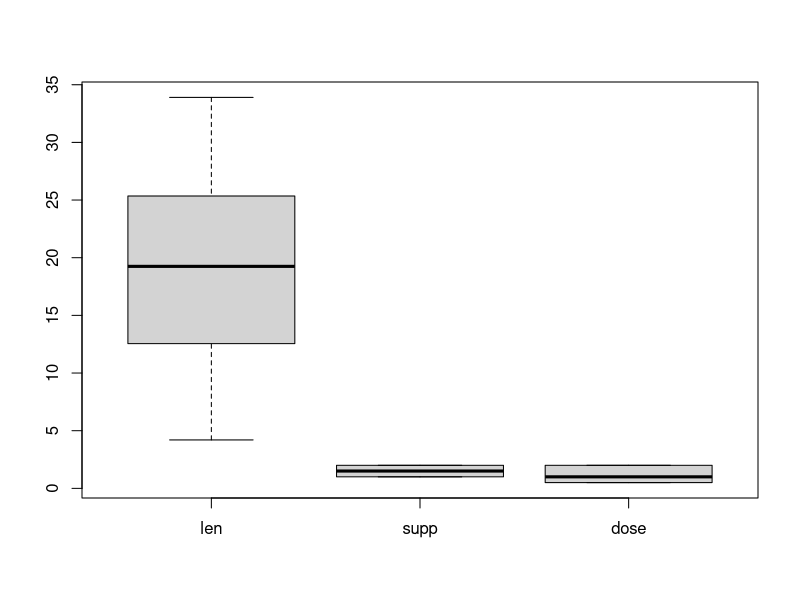
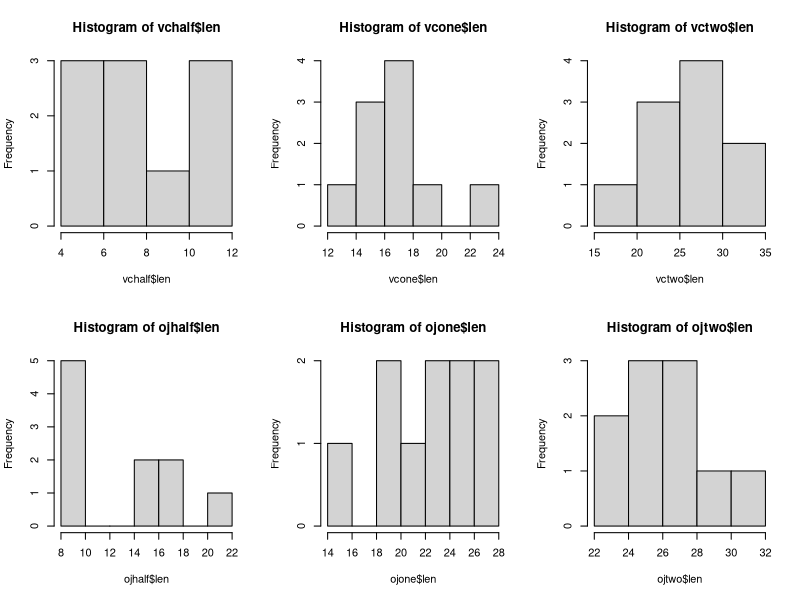
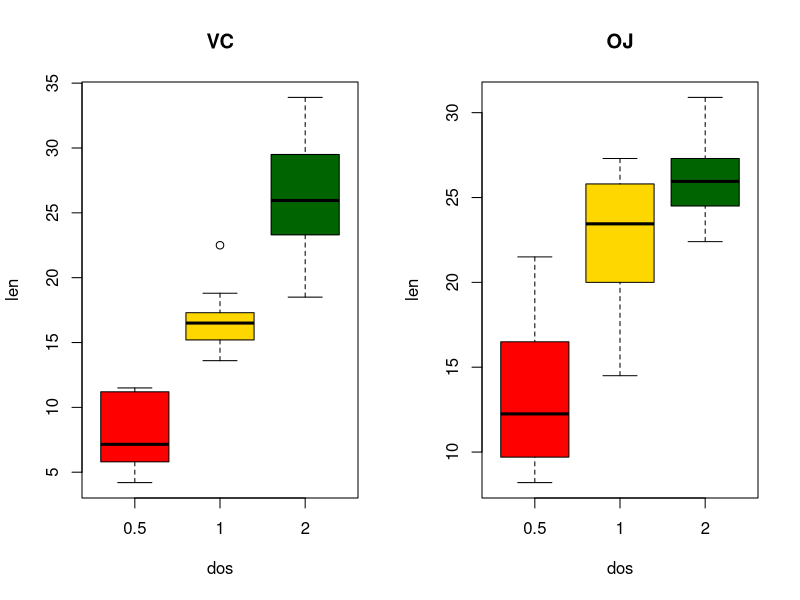

Recreate these plots in R, in order.
## ---- chunk 1
  summary(ToothGrowth)
  boxplot(ToothGrowth)
## ---- chunk 2
  
  vc <- ToothGrowth[ToothGrowth$supp =='VC',]
  vchalf <- vc[vc$dose==0.5,]
  vcone <- vc[vc$dose==1.0,]
  vctwo <- vc[vc$dose==2.0,]
  par(mfrow=c(2,3))
  hist(vchalf$len)
  hist(vcone$len)
  sd(vcone$len)
  hist(vctwo$len)
  oj <- ToothGrowth[ToothGrowth$supp =='OJ',]
  ojhalf <- oj[oj$dose==0.5,]
  ojone <- oj[oj$dose==1.0,]
  ojtwo <- oj[oj$dose==2.0,]
  hist(ojhalf$len)
  hist(ojone$len)
  hist(ojtwo$len)
  
  mean(vchalf$len)
  sd(vchalf$len)
  mean(vcone$len)
  sd(vcone$len)
  mean(vctwo$len)
  sd(vctwo$len)
  mean(ojhalf$len)
  sd(ojhalf$len)
  mean(ojone$len)
  sd(ojone$len)
  mean(ojtwo$len)
  sd(ojtwo$len)
## ---- chunk 3
  par(mfrow=c(1,2))
  vc <- ToothGrowth[ToothGrowth$supp =='VC',]
  boxplot(vc$len~vc$dos,col=(c("red","gold","darkgreen")),xlab = 'dos',ylab='len',main="VC")
  oj <- ToothGrowth[ToothGrowth$supp =='OJ',]
  boxplot(oj$len~oj$dos,col=(c("red","gold","darkgreen")),xlab='dos',ylab='len',main='OJ')
 
  
## ---- chunk 4
  vchalf <- vc[vc$dose==0.5,]
  ojhalf <- oj[oj$dose==0.5,]
  t.test(vchalf$len,ojhalf$len,var.equal=TRUE)
## ---- chunk 5
  vcone <- vc[vc$dose==1.0,]
  ojone <- oj[oj$dose==1.0,]
  t.test(vcone$len,ojone$len,var.equal=TRUE)
## ---- chunk 6
  vctwo <- vc[vc$dose==2.0,]
  ojtwo <- oj[oj$dose==2.0,]
  t.test(vctwo$len,ojtwo$len,var.equal=TRUE)
## ---- chunk 7
  vchalf <- vc[vc$dose==0.5,]
  vcone <- vc[vc$dose==1.0,]
  vctwo <- vc[vc$dose==2.0,]
  t.test(vchalf$len,vcone$len,var.equal=TRUE)
  t.test(vchalf$len,vctwo$len,var.equal=TRUE)
  t.test(vctwo$len,vcone$len,var.equal=TRUE)
## ---- chunk 8
  ojhalf <- oj[oj$dose==0.5,]
  ojone <- oj[oj$dose==1.0,]
  ojtwo <- oj[oj$dose==2.0,]
  t.test(ojhalf$len,ojone$len,var.equal=TRUE)
  t.test(ojhalf$len,ojtwo$len,var.equal=TRUE)
  t.test(ojtwo$len,ojone$len,var.equal=TRUE)
